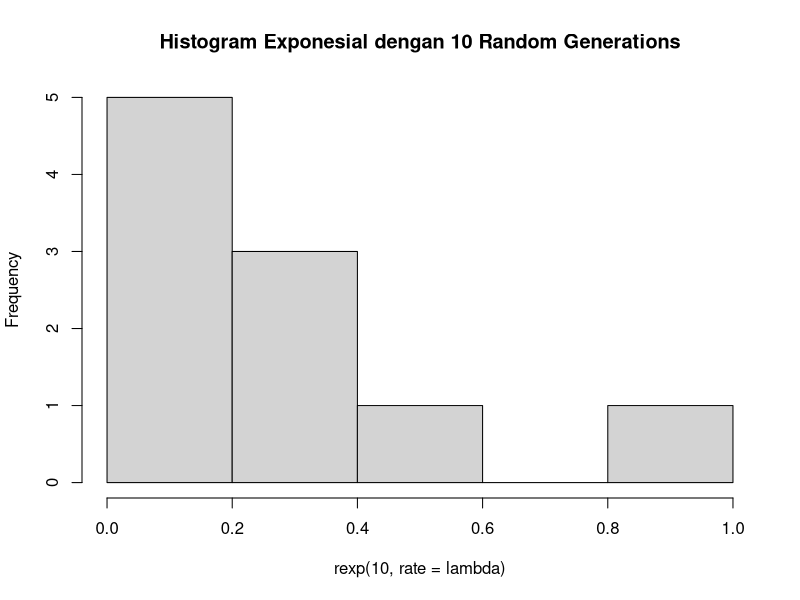
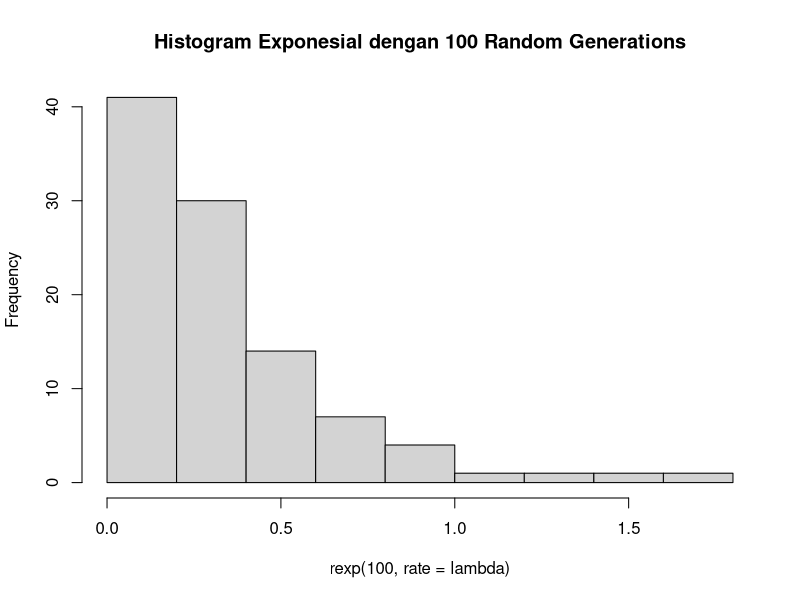
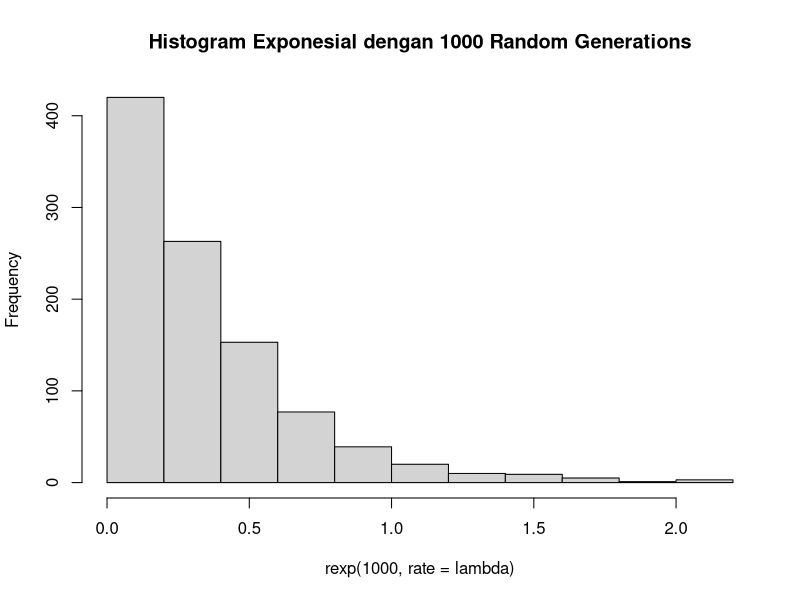
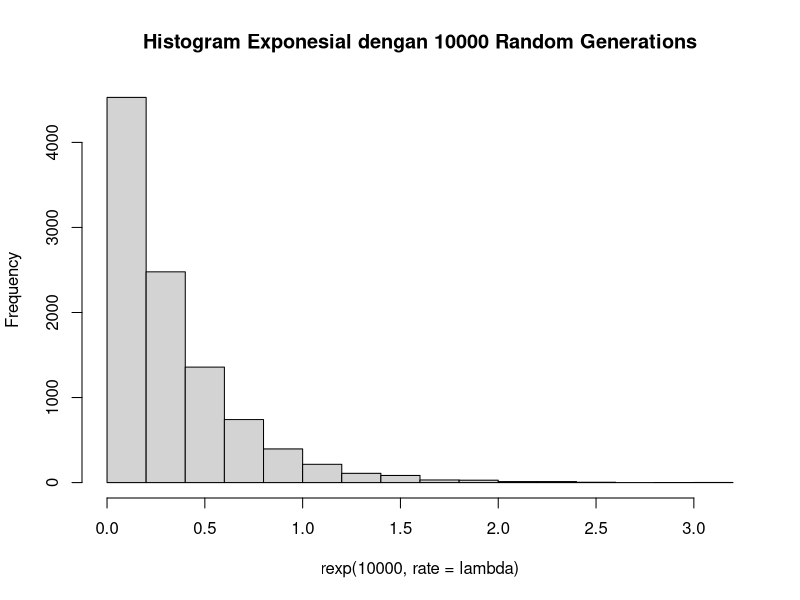

Here is the R script that generated these plots, in order:
lambda = 3

# Poin A
set.seed(1)
rnorm(1)
probability = dexp(1, rate = lambda)
probability

# Poin B
set.seed(1)
hist(rexp(10, rate = lambda), main = "Histogram Exponesial dengan 10 Random Generations")
set.seed(1)
hist(rexp(100, rate = lambda), main = "Histogram Exponesial dengan 100 Random Generations")
set.seed(1)
hist(rexp(1000, rate = lambda), main = "Histogram Exponesial dengan 1000 Random Generations")
set.seed(1)
hist(rexp(10000, rate = lambda), main = "Histogram Exponesial dengan 10000 Random Generations")

# Poin C
n = 100
set.seed(1)
mean = mean(rexp(n, rate = lambda))
mean
variance = (sd(rexp(n, rate = lambda))) ^ 2
variance